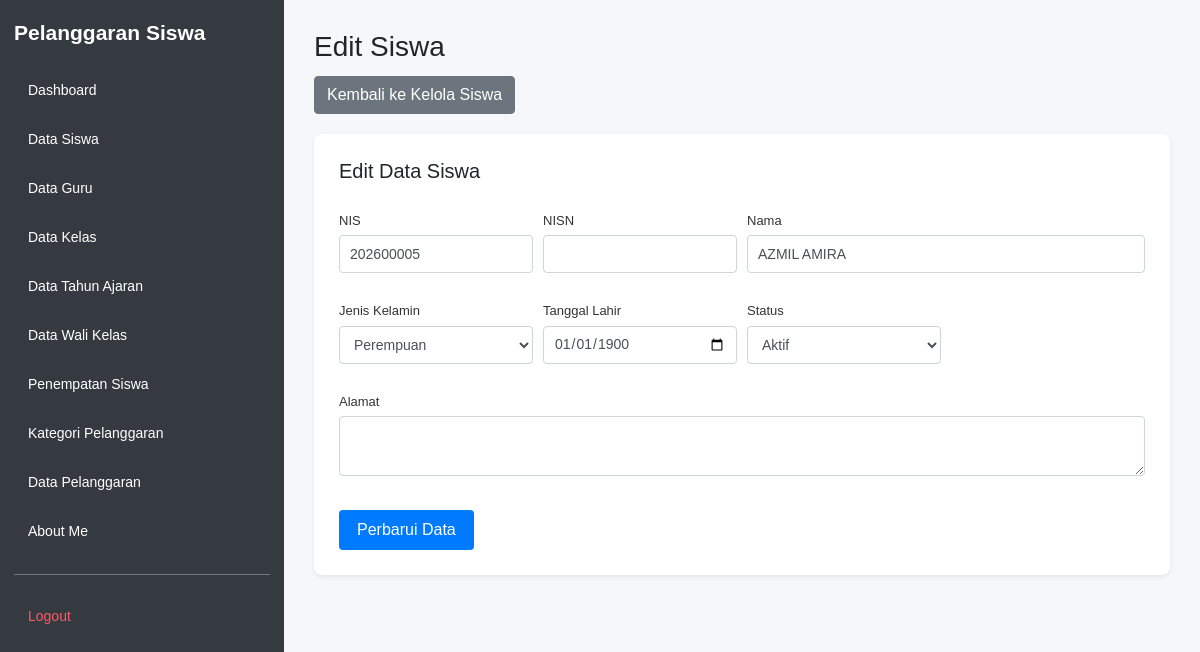
Screenshot of /edit_siswa.php?id=105 (signed in) with the database file from the repository.
### tables this page shows
CREATE TABLE `t_siswa` (
  `id` int(11) NOT NULL AUTO_INCREMENT,
  `nis` varchar(20) DEFAULT NULL,
  `nisn` varchar(20) DEFAULT NULL,
  `nama` varchar(150) DEFAULT NULL,
  `jenis_kelamin` varchar(4) NOT NULL,
  `tanggal_lahir` date NOT NULL,
  `alamat` text NOT NULL,
  `status_aktif` tinyint(1) NOT NULL,
  `created_at` timestamp NOT NULL DEFAULT current_timestamp(),
  `updated_at` timestamp NOT NULL DEFAULT current_timestamp(),
  PRIMARY KEY (`id`),
  UNIQUE KEY `uq_t_siswa_nisn` (`nisn`),
  UNIQUE KEY `uq_t_siswa_nis` (`nis`)
);

### edit_siswa.php (the view, shortened to what this page needs)
<?php
require_once __DIR__ . '/config/koneksi.php';
$id = (int) $_GET['id'];
$stmt = mysqli_prepare($koneksi, "SELECT * FROM t_siswa WHERE id = ?");
mysqli_stmt_bind_param($stmt, 'i', $id);
mysqli_stmt_execute($stmt);
$hasil = mysqli_stmt_get_result($stmt);
$siswa = mysqli_fetch_assoc($hasil);
?>
<!DOCTYPE html>
<html lang="id">
<head>
    <link rel="stylesheet"
          href="https://cdn.jsdelivr.net/npm/bootstrap@4.1.3/dist/css/bootstrap.min.css">
    <link rel="stylesheet" href="layout/layout.css">
</head>
<body>
<?php require_once __DIR__ . '/layout/sidebar.php'; ?>
<main class="app-main">
    <div class="page-header">
        <h1>Edit Siswa</h1>
        <a href="kelola_siswa.php" class="btn btn-secondary">
            Kembali ke Kelola Siswa
        </a>
    </div>
    <div class="form-card form-card-full shadow-sm mb-4">
        <h5 class="mb-3">Edit Data Siswa</h5>
        <form action="proses_edit_siswa.php" method="POST">
            <div class="form-row">
                <div class="form-group col-md-3">
                    <label>NIS</label>
                    <input type="text" name="nis" class="form-control"
                           maxlength="15" inputmode="numeric" pattern="[0-9]*"
                           value="<?= htmlspecialchars((string)($siswa['nis'] ?? ''), ENT_QUOTES, 'UTF-8'); ?>">
                </div>
                <div class="form-group col-md-3">
                    <label>NISN</label>
                    <input type="text" name="nisn" class="form-control"
                           maxlength="10" inputmode="numeric" pattern="[0-9]*" required
                           value="<?= htmlspecialchars((string)($siswa['nisn'] ?? ''), ENT_QUOTES, 'UTF-8'); ?>">
                </div>
                <div class="form-group col-md-6">
                    <label>Nama</label>
                    <input type="text" name="nama" class="form-control" required
                           value="<?= htmlspecialchars((string)($siswa['nama'] ?? ''), ENT_QUOTES, 'UTF-8'); ?>">
                </div>
            </div>
            <div class="form-row">
                <div class="form-group col-md-3">
                    <label>Jenis Kelamin</label>
                    <select name="jenis_kelamin" class="form-control" required>
                        <option value="P" <?= ($siswa['jenis_kelamin'] ?? '') === 'P' ? 'selected' : ''; ?>>
                            Perempuan
                        </option>
                    </select>
                </div>
                <div class="form-group col-md-3">
                    <label>Tanggal Lahir</label>
                    <input type="date" name="tanggal_lahir" class="form-control" required
                           value="<?= htmlspecialchars((string)($siswa['tanggal_lahir'] ?? ''), ENT_QUOTES, 'UTF-8'); ?>">
                </div>
                <div class="form-group col-md-3">
                    <label>Status</label>
                    <select name="status_aktif" class="form-control" required>
                        <option value="1" <?= (int)($siswa['status_aktif'] ?? 0) === 1 ? 'selected' : ''; ?>>Aktif</option>
                    </select>
                </div>
            </div>
            <div class="form-group">
                <label>Alamat</label>
                <textarea name="alamat" rows="2" class="form-control" required><?= htmlspecialchars((string)($siswa['alamat'] ?? ''), ENT_QUOTES, 'UTF-8'); ?></textarea>
            </div>
            <button type="submit" name="edit" class="btn btn-primary">
                Perbarui Data
            </button>
        </form>
    </div>
</main>
</body>
</html>

### layout/layout.css (style rules this page uses)
* { box-sizing: border-box; }
html, body { margin: 0; padding: 0; min-height: 100vh; font-family: Arial, sans-serif; background: #f5f7f9; }
.app-main { display: block; width: auto; min-width: 0; min-height: 100vh; margin-left: 284px; padding: 30px; }
.app-main h1, .app-main h2 { margin-top: 0; }
.page-header { margin-bottom: 20px; }
.page-header h1 { font-size: 28px; margin-bottom: 12px; }
.form-card { background: #ffffff; border-radius: 8px; padding: 25px; max-width: 720px; }
.form-card-full { max-width: 100%; }
.form-card label { display: block; font-size: 13px; margin: 12px 0 5px; color: #333; }
.form-card input[type="text"], .form-card input[type="email"], .form-card input[type="password"], .form-card input[type="date"], .form-card input[type="number"], .form-card select, .form-card textarea { width: 100%; padding: 8px 10px; border: 1px solid #ced4da; border-radius: 4px; font-size: 14px; box-sizing: border-box; }
.form-card textarea { resize: vertical; }
.form-card button { margin-top: 18px; padding: 8px 18px; border: none; border-radius: 4px; cursor: pointer; }

### rows the page displays
t_siswa: nis "202600005", nama "AZMIL AMIRA", jenis_kelamin "Perempuan", tanggal_lahir "01/01/1900", status_aktif "Aktif"

### other values shown
$label "Dashboard"
$label "Data Siswa"
$label "Data Guru"
$label "Data Kelas"
$label "Data Tahun Ajaran"
$label "Data Wali Kelas"
$label "Penempatan Siswa"
$label "Kategori Pelanggaran"
$label "Data Pelanggaran"
$label "About Me"
